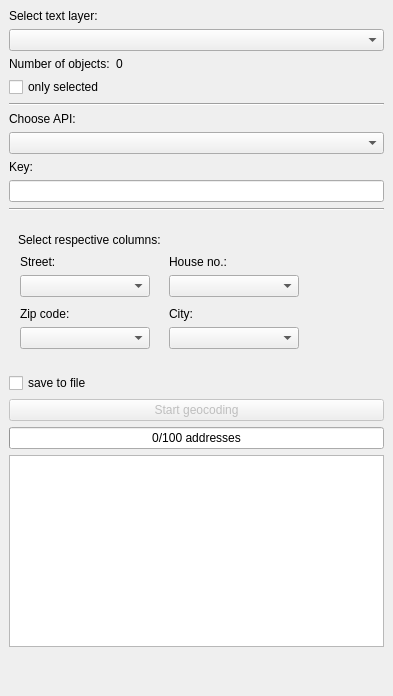
<?xml version="1.0" encoding="UTF-8"?>
<ui version="4.0">
 <class>GeocoderDialog</class>
 <widget class="QDockWidget" name="GeocoderDialog">
  <property name="windowModality">
   <enum>Qt::NonModal</enum>
  </property>
  <property name="geometry">
   <rect>
    <x>0</x>
    <y>0</y>
    <width>393</width>
    <height>599</height>
   </rect>
  </property>
  <property name="sizePolicy">
   <sizepolicy hsizetype="Preferred" vsizetype="Fixed">
    <horstretch>0</horstretch>
    <verstretch>0</verstretch>
   </sizepolicy>
  </property>
  <property name="minimumSize">
   <size>
    <width>393</width>
    <height>599</height>
   </size>
  </property>
  <property name="maximumSize">
   <size>
    <width>524287</width>
    <height>700</height>
   </size>
  </property>
  <property name="floating">
   <bool>false</bool>
  </property>
  <property name="allowedAreas">
   <set>Qt::LeftDockWidgetArea</set>
  </property>
  <property name="windowTitle">
   <string>Location Lab: Geocoder</string>
  </property>
  <widget class="QWidget" name="dockWidgetContents">
   <property name="sizePolicy">
    <sizepolicy hsizetype="Preferred" vsizetype="Fixed">
     <horstretch>0</horstretch>
     <verstretch>0</verstretch>
    </sizepolicy>
   </property>
   <layout class="QVBoxLayout" name="verticalLayout_8">
    <item>
     <widget class="QLabel" name="label">
      <property name="sizePolicy">
       <sizepolicy hsizetype="Preferred" vsizetype="Preferred">
        <horstretch>0</horstretch>
        <verstretch>0</verstretch>
       </sizepolicy>
      </property>
      <property name="text">
       <string>Select text layer:</string>
      </property>
      <property name="alignment">
       <set>Qt::AlignLeading|Qt::AlignLeft|Qt::AlignVCenter</set>
      </property>
     </widget>
    </item>
    <item>
     <widget class="QComboBox" name="inComboBox">
      <property name="sizePolicy">
       <sizepolicy hsizetype="Preferred" vsizetype="Fixed">
        <horstretch>0</horstretch>
        <verstretch>0</verstretch>
       </sizepolicy>
      </property>
      <property name="sizeAdjustPolicy">
       <enum>QComboBox::AdjustToContents</enum>
      </property>
     </widget>
    </item>
    <item>
     <layout class="QFormLayout" name="formLayout_2">
      <property name="sizeConstraint">
       <enum>QLayout::SetDefaultConstraint</enum>
      </property>
      <property name="fieldGrowthPolicy">
       <enum>QFormLayout::ExpandingFieldsGrow</enum>
      </property>
      <item row="3" column="0">
       <widget class="QCheckBox" name="sObjCheckBox">
        <property name="text">
         <string>only selected</string>
        </property>
       </widget>
      </item>
      <item row="2" column="0">
       <layout class="QHBoxLayout" name="horizontalLayout">
        <item>
         <widget class="QLabel" name="label_7">
          <property name="text">
           <string>Number of objects:</string>
          </property>
         </widget>
        </item>
        <item>
         <widget class="QLabel" name="label_counter">
          <property name="text">
           <string>0</string>
          </property>
          <property name="scaledContents">
           <bool>false</bool>
          </property>
          <property name="alignment">
           <set>Qt::AlignLeading|Qt::AlignLeft|Qt::AlignVCenter</set>
          </property>
         </widget>
        </item>
       </layout>
      </item>
     </layout>
    </item>
    <item>
     <widget class="Line" name="line">
      <property name="sizePolicy">
       <sizepolicy hsizetype="Minimum" vsizetype="Fixed">
        <horstretch>0</horstretch>
        <verstretch>0</verstretch>
       </sizepolicy>
      </property>
      <property name="orientation">
       <enum>Qt::Horizontal</enum>
      </property>
     </widget>
    </item>
    <item>
     <widget class="QLabel" name="label_8">
      <property name="text">
       <string>Choose API:</string>
      </property>
     </widget>
    </item>
    <item>
     <widget class="QComboBox" name="apiComboBox"/>
    </item>
    <item>
     <widget class="QLabel" name="label_9">
      <property name="text">
       <string>Key:</string>
      </property>
     </widget>
    </item>
    <item>
     <widget class="QLineEdit" name="keyLineEdit"/>
    </item>
    <item>
     <widget class="Line" name="line_2">
      <property name="orientation">
       <enum>Qt::Horizontal</enum>
      </property>
     </widget>
    </item>
    <item>
     <widget class="QWidget" name="parametersWidget" native="true">
      <property name="sizePolicy">
       <sizepolicy hsizetype="Preferred" vsizetype="Preferred">
        <horstretch>0</horstretch>
        <verstretch>0</verstretch>
       </sizepolicy>
      </property>
      <property name="minimumSize">
       <size>
        <width>375</width>
        <height>150</height>
       </size>
      </property>
      <layout class="QGridLayout" name="gridLayout_2">
       <item row="0" column="0">
        <layout class="QFormLayout" name="formLayout">
         <property name="sizeConstraint">
          <enum>QLayout::SetDefaultConstraint</enum>
         </property>
         <property name="fieldGrowthPolicy">
          <enum>QFormLayout::FieldsStayAtSizeHint</enum>
         </property>
         <property name="formAlignment">
          <set>Qt::AlignLeading|Qt::AlignLeft|Qt::AlignVCenter</set>
         </property>
         <property name="verticalSpacing">
          <number>6</number>
         </property>
         <item row="0" column="0">
          <widget class="QLabel" name="label_6">
           <property name="text">
            <string>Select respective columns:</string>
           </property>
           <property name="alignment">
            <set>Qt::AlignLeading|Qt::AlignLeft|Qt::AlignTop</set>
           </property>
          </widget>
         </item>
         <item row="1" column="0">
          <layout class="QVBoxLayout" name="verticalLayout_4">
           <property name="sizeConstraint">
            <enum>QLayout::SetMinimumSize</enum>
           </property>
           <property name="leftMargin">
            <number>2</number>
           </property>
           <property name="topMargin">
            <number>2</number>
           </property>
           <property name="rightMargin">
            <number>2</number>
           </property>
           <property name="bottomMargin">
            <number>2</number>
           </property>
           <item>
            <widget class="QLabel" name="label_2">
             <property name="text">
              <string>Street:</string>
             </property>
            </widget>
           </item>
           <item>
            <widget class="QComboBox" name="streetComboBox">
             <property name="sizePolicy">
              <sizepolicy hsizetype="Preferred" vsizetype="Fixed">
               <horstretch>0</horstretch>
               <verstretch>0</verstretch>
              </sizepolicy>
             </property>
             <property name="minimumSize">
              <size>
               <width>130</width>
               <height>0</height>
              </size>
             </property>
            </widget>
           </item>
          </layout>
         </item>
         <item row="1" column="1">
          <layout class="QVBoxLayout" name="verticalLayout_2">
           <property name="sizeConstraint">
            <enum>QLayout::SetMinimumSize</enum>
           </property>
           <property name="leftMargin">
            <number>2</number>
           </property>
           <property name="topMargin">
            <number>2</number>
           </property>
           <property name="rightMargin">
            <number>2</number>
           </property>
           <property name="bottomMargin">
            <number>2</number>
           </property>
           <item>
            <widget class="QLabel" name="label_3">
             <property name="text">
              <string>House no.:</string>
             </property>
            </widget>
           </item>
           <item>
            <widget class="QComboBox" name="houseNumberComboBox">
             <property name="minimumSize">
              <size>
               <width>130</width>
               <height>0</height>
              </size>
             </property>
            </widget>
           </item>
          </layout>
         </item>
         <item row="3" column="0">
          <layout class="QVBoxLayout" name="verticalLayout_5">
           <property name="sizeConstraint">
            <enum>QLayout::SetMinimumSize</enum>
           </property>
           <property name="leftMargin">
            <number>2</number>
           </property>
           <property name="topMargin">
            <number>2</number>
           </property>
           <property name="rightMargin">
            <number>2</number>
           </property>
           <property name="bottomMargin">
            <number>2</number>
           </property>
           <item>
            <widget class="QLabel" name="label_4">
             <property name="text">
              <string>Zip code:</string>
             </property>
            </widget>
           </item>
           <item>
            <widget class="QComboBox" name="zipComboBox">
             <property name="minimumSize">
              <size>
               <width>130</width>
               <height>0</height>
              </size>
             </property>
            </widget>
           </item>
          </layout>
         </item>
         <item row="3" column="1">
          <layout class="QVBoxLayout" name="verticalLayout_6">
           <property name="sizeConstraint">
            <enum>QLayout::SetMinimumSize</enum>
           </property>
           <property name="leftMargin">
            <number>2</number>
           </property>
           <property name="topMargin">
            <number>2</number>
           </property>
           <property name="rightMargin">
            <number>2</number>
           </property>
           <property name="bottomMargin">
            <number>2</number>
           </property>
           <item>
            <widget class="QLabel" name="label_5">
             <property name="text">
              <string>City:</string>
             </property>
            </widget>
           </item>
           <item>
            <widget class="QComboBox" name="cityComboBox">
             <property name="minimumSize">
              <size>
               <width>130</width>
               <height>0</height>
              </size>
             </property>
            </widget>
           </item>
          </layout>
         </item>
        </layout>
       </item>
      </layout>
     </widget>
    </item>
    <item>
     <layout class="QVBoxLayout" name="verticalLayout">
      <item>
       <widget class="QCheckBox" name="saveChkb">
        <property name="text">
         <string>save to file</string>
        </property>
       </widget>
      </item>
      <item>
       <widget class="QPushButton" name="startButton">
        <property name="enabled">
         <bool>false</bool>
        </property>
        <property name="text">
         <string>Start geocoding</string>
        </property>
       </widget>
      </item>
      <item>
       <widget class="QProgressBar" name="progressBar">
        <property name="value">
         <number>0</number>
        </property>
        <property name="format">
         <string notr="true">%v/%m addresses</string>
        </property>
       </widget>
      </item>
     </layout>
    </item>
    <item>
     <widget class="QTableView" name="failedRequestsTableView">
      <attribute name="horizontalHeaderStretchLastSection">
       <bool>true</bool>
      </attribute>
     </widget>
    </item>
    <item>
     <spacer name="verticalSpacer">
      <property name="orientation">
       <enum>Qt::Vertical</enum>
      </property>
      <property name="sizeHint" stdset="0">
       <size>
        <width>20</width>
        <height>40</height>
       </size>
      </property>
     </spacer>
    </item>
   </layout>
   <zorder>parametersWidget</zorder>
   <zorder>line</zorder>
   <zorder>inComboBox</zorder>
   <zorder>label</zorder>
   <zorder></zorder>
   <zorder>apiComboBox</zorder>
   <zorder>line_2</zorder>
   <zorder>label_8</zorder>
   <zorder>keyLineEdit</zorder>
   <zorder>label_9</zorder>
   <zorder>verticalSpacer</zorder>
   <zorder>failedRequestsTableView</zorder>
  </widget>
 </widget>
 <resources/>
 <connections/>
</ui>
